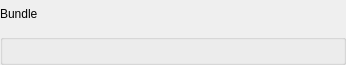
<?xml version="1.0" encoding="UTF-8"?>
<ui version="4.0">
 <class>BundleFieldWidget</class>
 <widget class="QWidget" name="BundleFieldWidget">
  <property name="geometry">
   <rect>
    <x>0</x>
    <y>0</y>
    <width>346</width>
    <height>65</height>
   </rect>
  </property>
  <property name="windowTitle">
   <string>Bundle Field</string>
  </property>
  <layout class="QHBoxLayout" name="horizontalLayout_2" stretch="1">
   <property name="leftMargin">
    <number>0</number>
   </property>
   <property name="topMargin">
    <number>0</number>
   </property>
   <property name="rightMargin">
    <number>0</number>
   </property>
   <property name="bottomMargin">
    <number>0</number>
   </property>
   <item>
    <widget class="QWidget" name="m_valueWidget" native="true">
     <layout class="QVBoxLayout" name="verticalLayout">
      <property name="leftMargin">
       <number>0</number>
      </property>
      <property name="topMargin">
       <number>0</number>
      </property>
      <property name="rightMargin">
       <number>0</number>
      </property>
      <property name="bottomMargin">
       <number>0</number>
      </property>
      <item>
       <layout class="QHBoxLayout" name="horizontalLayout_3">
        <item>
         <widget class="QLabel" name="m_nameLabel">
          <property name="text">
           <string>Bundle</string>
          </property>
         </widget>
        </item>
        <item>
         <spacer name="horizontalSpacer">
          <property name="orientation">
           <enum>Qt::Horizontal</enum>
          </property>
          <property name="sizeHint" stdset="0">
           <size>
            <width>40</width>
            <height>20</height>
           </size>
          </property>
         </spacer>
        </item>
       </layout>
      </item>
      <item>
       <widget class="QGroupBox" name="m_membersGroupBox">
        <property name="title">
         <string/>
        </property>
        <layout class="QVBoxLayout" name="m_membersLayout"/>
       </widget>
      </item>
     </layout>
    </widget>
   </item>
  </layout>
 </widget>
 <resources/>
 <connections/>
</ui>
